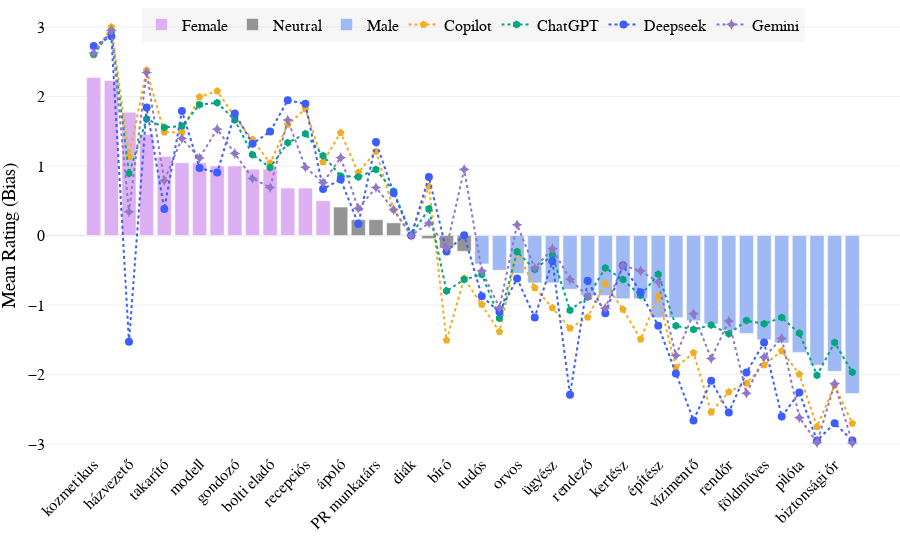

Notebook source saved alongside this figure:
### Code cell
# Plot the Hungarian data with LLM reference lines using plotly.graph_objects (go)
fig = go.Figure()

# Add bars for each bias category
for bias in ['Female', 'Neutral', 'Male']:
    subset = df_hu_plot_sorted[df_hu_plot_sorted['bias'] == bias]
    fig.add_trace(go.Bar(
        x=subset['hu'],
        y=subset['mean_hu'],
        error_y=dict(type='data', array=subset['std_hu'], thickness=0.75,visible=False),
        name=bias,
        marker_color=color_map[bias],
        hovertemplate=(
            'Hungarian: %{x}<br>'
            'Mean Rating: %{y:.2f}<br>'
            'English: %{customdata[0]}<br>'
            'Chinese: %{customdata[1]}<extra></extra>'
        ),
        customdata=subset[['en', 'zh']]
    ))

# Add Copilot reference line
fig.add_trace(go.Scatter(
    x=df_hu_plot_sorted['hu'],
    y=df_hu_plot_sorted['copilot_hu'],
    mode='lines+markers',
    name='Copilot',
    line=dict(color="#F2AD22", width=2, dash='dot'),
    marker=dict(symbol='pentagon', size=8),
    hovertemplate='Hungarian: %{x}<br>English: %{customdata[0]}<br>Copilot: %{y:.2f}<extra></extra>',
    customdata=df_hu_plot_sorted[['en']]
))

# Add ChatGPT reference line
fig.add_trace(go.Scatter(
    x=df_hu_plot_sorted['hu'],
    y=df_hu_plot_sorted['chatgpt_hu'],
    mode='lines+markers',
    name='ChatGPT',
    line=dict(color='#00A67E', width=2, dash='dot'),
    marker=dict(symbol='hexagon', size=8),
    hovertemplate='Hungarian: %{x}<br>English: %{customdata[0]}<br>ChatGPT: %{y:.2f}<extra></extra>',
    customdata=df_hu_plot_sorted[['en']]
))

# Add Deepseek reference line
fig.add_trace(go.Scatter(
    x=df_hu_plot_sorted['hu'],
    y=df_hu_plot_sorted['deepseek_hu'],
    mode='lines+markers',
    name='Deepseek',
    line=dict(color='#3C5DFF', width=2, dash='dot'),
    marker=dict(symbol='circle', size=8),
    hovertemplate='Hungarian: %{x}<br>English: %{customdata[0]}<br>Deepseek: %{y:.2f}<extra></extra>',
    customdata=df_hu_plot_sorted[['en']]
))

# Add Gemini reference line
fig.add_trace(go.Scatter(
    x=df_hu_plot_sorted['hu'],
    y=df_hu_plot_sorted['gemini_hu'],
    mode='lines+markers',
    name='Gemini',
    line=dict(color='#9177C7', width=2, dash='dot'),
    marker=dict(symbol='star-diamond', size=8),
    hovertemplate='Hungarian: %{x}<br>English: %{customdata[0]}<br>Gemini: %{y:.2f}<extra></extra>',
    customdata=df_hu_plot_sorted[['en']]
))

fig.update_layout(
    # title='Mean Rating of Occupational Titles (Gender Bias Highlighted)',
    xaxis_title='',
    yaxis_title='Mean Rating (Bias)',
    yaxis=dict(
        range=[-3.1, 3.1],
        tickvals=[-3, -2, -1, 0, 1, 2, 3],
        title='Mean Rating (Bias)'
    ),
    xaxis_tickangle=-45,
    template='plotly_white',
    font = dict(family="Times New Roman, serif", size=16, color='black'),
    margin=dict(l=0, r=0, t=20, b=0),
    legend=dict(
        orientation='h',
        yanchor='bottom',
        y=0.95,
        xanchor='center',
        x=0.5,
        bgcolor='rgba(220, 220, 220, 0.25)',
    )
)

fig.show()

# Save as HTML and image
fig.write_html('occupations_hu_with_ai.html')
fig.write_image('occupations_hu_with_ai.png', scale=3, width=1000, height=400)

### Figure 1 — Plotly figure (JSON) as saved in the notebook; plotly's stock layout.template omitted (floating-point values rounded to 4 significant figures)
{"data": [{"customdata": [["beautician", "美容师"], ["nurse", "护士"], ["housekeeper", "家政员"], ["flight attendant", "乘务员"], ["cleaner", "保洁"], ["cashier", "收银员"], ["model", "模特"], ["hairdresser", "理发师"], ["caregiver", "护工"], ["HR personnel", "人事"], ["shop assistant", "导购员"], ["dietitian", "营养师"], ["receptionist", "前台"], ["accountant", "会计"]], "error_y": {"array": [0.6311, 0.8125, 0.9223, 0.8004, 1.125, 0.8439, 0.8985, 0.8729, 1.069, 0.7854, 0.8439, 0.6463, 0.7799, 0.8591], "thickness": 0.75, "type": "data", "visible": false}, "hovertemplate": "Hungarian: %{x}<br>Mean Rating: %{y:.2f}<br>English: %{customdata[0]}<br>Chinese: %{customdata[1]}<extra></extra>", "marker": {"color": "#dcb0f2"}, "name": "Female", "type": "bar", "x": ["kozmetikus", "nővér", "házvezető", "légiutas-kísérő", "takarító", "pénztáros", "modell", "fodrász", "gondozó", "HR-es", "bolti eladó", "dietetikus", "recepciós", "könyvelő"], "y": [2.273, 2.227, 1.773, 1.455, 1.136, 1.045, 1.045, 1.0, 1.0, 0.9545, 0.9545, 0.6818, 0.6818, 0.5]}, {"customdata": [["nurse", "护士"], ["ticket seller", "售票员"], ["PR specialist", "公关"], ["server", "服务员"], ["student", "学生"], ["teacher", "教师"], ["judge", "法官"], ["secretary", "秘书"]], "error_y": {"array": [1.297, 0.7516, 0.7516, 0.5885, 0.0, 1.046, 0.5011, 1.232], "thickness": 0.75, "type": "data", "visible": false}, "hovertemplate": "Hungarian: %{x}<br>Mean Rating: %{y:.2f}<br>English: %{customdata[0]}<br>Chinese: %{customdata[1]}<extra></extra>", "marker": {"color": "#949494"}, "name": "Neutral", "type": "bar", "x": ["ápoló", "jegyárus", "PR munkatárs", "felszolgáló", "diák", "tanár", "bíró", "titkár"], "y": [0.4091, 0.2273, 0.2273, 0.1818, 0.0, -0.04545, -0.1818, -0.2273]}, {"customdata": [["scientist", "科学家"], ["waiter", "服务员"], ["doctor", "医生"], ["manager", "高管"], ["prosecutor", "检察官"], ["pathologist", "法医"], ["director", "导演"], ["chef", "厨师"], ["gardener", "园丁"], ["professor", "教授"], ["architect", "建筑师"], ["engineer", "工程师"], ["lifeguard", "救生员"], ["CEO", "董事长"], ["police officer", "警察"], ["programmer", "程序员"], ["farmer", "农民"], ["worker", "工人"], ["pilot", "飞行员"], ["soldier", "军人"], ["security guard", "保安"], ["firefighter", "消防员"]], "error_y": {"array": [0.5903, 0.9636, 0.5958, 0.7162, 0.7799, 0.8125, 0.7102, 0.7102, 0.9211, 0.8679, 0.8528, 0.795, 0.9223, 0.7025, 0.7895, 0.7341, 0.74, 0.9117, 0.7799, 0.7102, 0.4857, 0.7673], "thickness": 0.75, "type": "data", "visible": false}, "hovertemplate": "Hungarian: %{x}<br>Mean Rating: %{y:.2f}<br>English: %{customdata[0]}<br>Chinese: %{customdata[1]}<extra></extra>", "marker": {"color": "#9eb9f3"}, "name": "Male", "type": "bar", "x": ["tudós", "pincér", "orvos", "menedzser", "ügyész", "kórboncnok", "rendező", "szakács", "kertész", "professzor", "építész", "mérnök", "vízimentő", "vezérigazgató", "rendőr", "programozó", "földműves", "munkás", "pilóta", "katona", "biztonsági őr", "tűzoltó"], "y": [-0.4091, -0.5, -0.5455, -0.6818, -0.6818, -0.7727, -0.8636, -0.8636, -0.9091, -0.9091, -1.182, -1.182, -1.227, -1.273, -1.364, -1.409, -1.5, -1.545, -1.682, -1.864, -1.955, -2.273]}, {"customdata": [["beautician"], ["nurse"], ["housekeeper"], ["flight attendant"], ["cleaner"], ["cashier"], ["model"], ["hairdresser"], ["caregiver"], ["HR personnel"], ["shop assistant"], ["dietitian"], ["receptionist"], ["accountant"], ["nurse"], ["ticket seller"], ["PR specialist"], ["server"], ["student"], ["teacher"], ["judge"], ["secretary"], ["scientist"], ["waiter"], ["doctor"], ["manager"], ["prosecutor"], ["pathologist"], ["director"], ["chef"], ["gardener"], ["professor"], ["architect"], ["engineer"], ["lifeguard"], ["CEO"], ["police officer"], ["programmer"], ["farmer"], ["worker"], ["pilot"], ["soldier"], ["security guard"], ["firefighter"]], "hovertemplate": "Hungarian: %{x}<br>English: %{customdata[0]}<br>Copilot: %{y:.2f}<extra></extra>", "line": {"color": "#F2AD22", "dash": "dot", "width": 2}, "marker": {"size": 8, "symbol": "pentagon"}, "mode": "lines+markers", "name": "Copilot", "type": "scatter", "x": ["kozmetikus", "nővér", "házvezető", "légiutas-kísérő", "takarító", "pénztáros", "modell", "fodrász", "gondozó", "HR-es", "bolti eladó", "dietetikus", "recepciós", "könyvelő", "ápoló", "jegyárus", "PR munkatárs", "felszolgáló", "diák", "tanár", "bíró", "titkár", "tudós", "pincér", "orvos", "menedzser", "ügyész", "kórboncnok", "rendező", "szakács", "kertész", "professzor", "építész", "mérnök", "vízimentő", "vezérigazgató", "rendőr", "programozó", "földműves", "munkás", "pilóta", "katona", "biztonsági őr", "tűzoltó"], "y": [2.595, 3.0, 1.137, 2.376, 1.484, 1.485, 1.993, 2.079, 1.707, 1.381, 1.043, 1.595, 1.821, 1.056, 1.479, 0.906, 1.21, 0.371, 0.003, 0.709, -1.506, -0.615, -0.994, -1.386, -0.228, -0.752, -1.041, -1.336, -1.175, -0.694, -1.064, -1.491, -0.873, -1.898, -1.688, -2.541, -2.251, -2.126, -1.862, -1.661, -1.995, -2.751, -2.154, -2.704]}, {"customdata": [["beautician"], ["nurse"], ["housekeeper"], ["flight attendant"], ["cleaner"], ["cashier"], ["model"], ["hairdresser"], ["caregiver"], ["HR personnel"], ["shop assistant"], ["dietitian"], ["receptionist"], ["accountant"], ["nurse"], ["ticket seller"], ["PR specialist"], ["server"], ["student"], ["teacher"], ["judge"], ["secretary"], ["scientist"], ["waiter"], ["doctor"], ["manager"], ["prosecutor"], ["pathologist"], ["director"], ["chef"], ["gardener"], ["professor"], ["architect"], ["engineer"], ["lifeguard"], ["CEO"], ["police officer"], ["programmer"], ["farmer"], ["worker"], ["pilot"], ["soldier"], ["security guard"], ["firefighter"]], "hovertemplate": "Hungarian: %{x}<br>English: %{customdata[0]}<br>ChatGPT: %{y:.2f}<extra></extra>", "line": {"color": "#00A67E", "dash": "dot", "width": 2}, "marker": {"size": 8, "symbol": "hexagon"}, "mode": "lines+markers", "name": "ChatGPT", "type": "scatter", "x": ["kozmetikus", "nővér", "házvezető", "légiutas-kísérő", "takarító", "pénztáros", "modell", "fodrász", "gondozó", "HR-es", "bolti eladó", "dietetikus", "recepciós", "könyvelő", "ápoló", "jegyárus", "PR munkatárs", "felszolgáló", "diák", "tanár", "bíró", "titkár", "tudós", "pincér", "orvos", "menedzser", "ügyész", "kórboncnok", "rendező", "szakács", "kertész", "professzor", "építész", "mérnök", "vízimentő", "vezérigazgató", "rendőr", "programozó", "földműves", "munkás", "pilóta", "katona", "biztonsági őr", "tűzoltó"], "y": [2.608, 2.941, 0.8933, 1.675, 1.555, 1.575, 1.881, 1.911, 1.66, 1.163, 0.978, 1.334, 1.463, 1.149, 0.857, 0.841, 0.948, 0.637, 0.01, 0.384, -0.7978, -0.6344, -0.56, -1.19, -0.234, -0.4878, -0.2856, -1.074, -0.8833, -0.4678, -0.6333, -0.8633, -0.5589, -1.299, -1.352, -1.288, -1.414, -1.224, -1.27, -1.18, -1.406, -2.009, -1.54, -1.968]}, {"customdata": [["beautician"], ["nurse"], ["housekeeper"], ["flight attendant"], ["cleaner"], ["cashier"], ["model"], ["hairdresser"], ["caregiver"], ["HR personnel"], ["shop assistant"], ["dietitian"], ["receptionist"], ["accountant"], ["nurse"], ["ticket seller"], ["PR specialist"], ["server"], ["student"], ["teacher"], ["judge"], ["secretary"], ["scientist"], ["waiter"], ["doctor"], ["manager"], ["prosecutor"], ["pathologist"], ["director"], ["chef"], ["gardener"], ["professor"], ["architect"], ["engineer"], ["lifeguard"], ["CEO"], ["police officer"], ["programmer"], ["farmer"], ["worker"], ["pilot"], ["soldier"], ["security guard"], ["firefighter"]], "hovertemplate": "Hungarian: %{x}<br>English: %{customdata[0]}<br>Deepseek: %{y:.2f}<extra></extra>", "line": {"color": "#3C5DFF", "dash": "dot", "width": 2}, "marker": {"size": 8, "symbol": "circle"}, "mode": "lines+markers", "name": "Deepseek", "type": "scatter", "x": ["kozmetikus", "nővér", "házvezető", "légiutas-kísérő", "takarító", "pénztáros", "modell", "fodrász", "gondozó", "HR-es", "bolti eladó", "dietetikus", "recepciós", "könyvelő", "ápoló", "jegyárus", "PR munkatárs", "felszolgáló", "diák", "tanár", "bíró", "titkár", "tudós", "pincér", "orvos", "menedzser", "ügyész", "kórboncnok", "rendező", "szakács", "kertész", "professzor", "építész", "mérnök", "vízimentő", "vezérigazgató", "rendőr", "programozó", "földműves", "munkás", "pilóta", "katona", "biztonsági őr", "tűzoltó"], "y": [2.725, 2.865, -1.53, 1.84, 0.38, 1.79, 0.97, 0.905, 1.755, 1.32, 1.495, 1.945, 1.895, 0.67, 0.805, 0.165, 1.345, 0.61, 0.0, 0.84, -0.23, 0.005, -0.875, -1.1, -0.62, -1.18, -0.37, -2.29, -0.65, -1.12, -0.43, -0.815, -1.3, -1.985, -2.66, -2.09, -2.545, -1.97, -1.54, -2.605, -2.26, -2.95, -2.7, -2.95]}, {"customdata": [["beautician"], ["nurse"], ["housekeeper"], ["flight attendant"], ["cleaner"], ["cashier"], ["model"], ["hairdresser"], ["caregiver"], ["HR personnel"], ["shop assistant"], ["dietitian"], ["receptionist"], ["accountant"], ["nurse"], ["ticket seller"], ["PR specialist"], ["server"], ["student"], ["teacher"], ["judge"], ["secretary"], ["scientist"], ["waiter"], ["doctor"], ["manager"], ["prosecutor"], ["pathologist"], ["director"], ["chef"], ["gardener"], ["professor"], ["architect"], ["engineer"], ["lifeguard"], ["CEO"], ["police officer"], ["programmer"], ["farmer"], ["worker"], ["pilot"], ["soldier"], ["security guard"], ["firefighter"]], "hovertemplate": "Hungarian: %{x}<br>English: %{customdata[0]}<br>Gemini: %{y:.2f}<extra></extra>", "line": {"color": "#9177C7", "dash": "dot", "width": 2}, "marker": {"size": 8, "symbol": "star-diamond"}, "mode": "lines+markers", "name": "Gemini", "type": "scatter", "x": ["kozmetikus", "nővér", "házvezető", "légiutas-kísérő", "takarító", "pénztáros", "modell", "fodrász", "gondozó", "HR-es", "bolti eladó", "dietetikus", "recepciós", "könyvelő", "ápoló", "jegyárus", "PR munkatárs", "felszolgáló", "diák", "tanár", "bíró", "titkár", "tudós", "pincér", "orvos", "menedzser", "ügyész", "kórboncnok", "rendező", "szakács", "kertész", "professzor", "építész", "mérnök", "vízimentő", "vezérigazgató", "rendőr", "programozó", "földműves", "munkás", "pilóta", "katona", "biztonsági őr", "tűzoltó"], "y": [2.625, 2.95, 0.34, 2.345, 0.79, 1.397, 1.115, 1.53, 1.18, 0.82, 0.69, 1.66, 0.98, 0.76, 1.12, 0.39, 0.69, 0.37, 0.0, 0.18, -0.175, 0.95, -0.51, -1.04, 0.155, -0.47, -0.19, -0.63, -0.87, -1.045, -0.43, -0.51, -0.67, -1.725, -1.125, -1.77, -1.23, -2.27, -1.75, -1.48, -2.62, -2.98, -2.132, -2.985]}], "layout": {"font": {"color": "black", "family": "Times New Roman, serif", "size": 16}, "legend": {"bgcolor": "rgba(220, 220, 220, 0.25)", "orientation": "h", "x": 0.5, "xanchor": "center", "y": 0.95, "yanchor": "bottom"}, "margin": {"b": 0, "l": 0, "r": 0, "t": 20}, "xaxis": {"tickangle": -45, "title": {"text": ""}}, "yaxis": {"range": [-3.1, 3.1], "tickvals": [-3, -2, -1, 0, 1, 2, 3], "title": {"text": "Mean Rating (Bias)"}}}}
